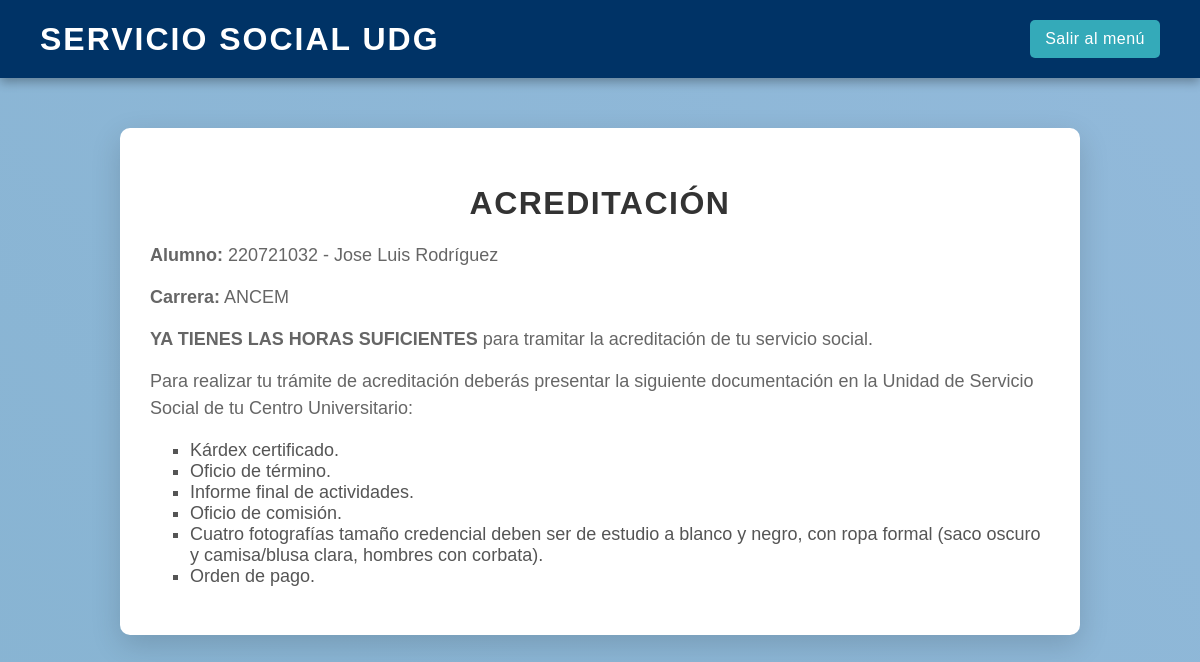
The app's page /src/acreditacion.php (signed in), older data.
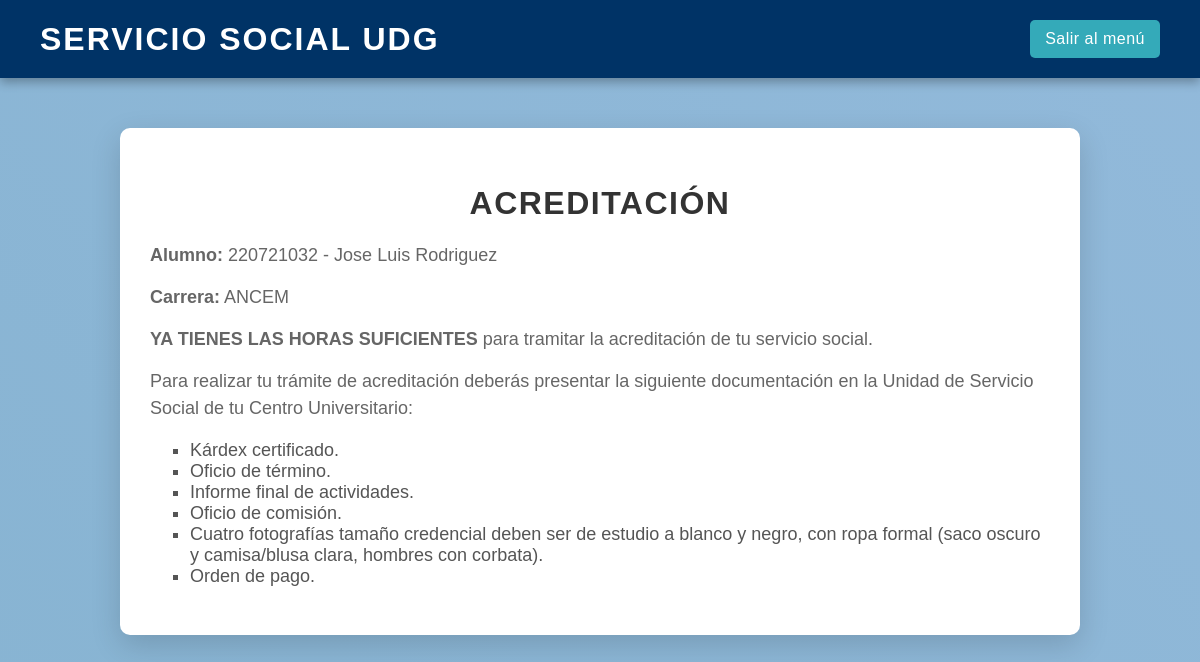
The same page, newer data.
### tables this page shows
CREATE TABLE IF NOT EXISTS `alumno` (
  `codigoAlumno` int NOT NULL,
  `nombreAlumno` varchar(50) NOT NULL,
  `curp` varchar(50) NOT NULL,
  `domicilio` varchar(50) NOT NULL,
  `fechaNac` date NOT NULL,
  `colonia` varchar(50) NOT NULL,
  `codigoPostal` int NOT NULL,
  `pais` varchar(50) NOT NULL,
  `estado` varchar(50) NOT NULL,
  `ciudad` varchar(50) NOT NULL,
  `correoAlumno` varchar(50) NOT NULL,
  `telefono` varchar(15) NOT NULL,
  `trabajoBool` tinyint(1) NOT NULL,
  `empresa` varchar(50) NOT NULL DEFAULT 'NA',
  `IdUsuario` int NOT NULL,
  PRIMARY KEY (`codigoAlumno`),
  KEY `fk_alumnos_usuarios` (`IdUsuario`)
);

CREATE TABLE IF NOT EXISTS `registro` (
  `idRegistro` int NOT NULL AUTO_INCREMENT,
  `Centro` varchar(100) NOT NULL,
  `Carrera` varchar(100) NOT NULL,
  `CreditosRequeridos` decimal(5,2) NOT NULL,
  `Sede` varchar(100) NOT NULL,
  `codigoAlumno` int NOT NULL,
  `Alumno` varchar(100) NOT NULL,
  `CicloAdmision` varchar(10) NOT NULL,
  `UltimoCicloCursado` varchar(10) NOT NULL,
  `Estatus` enum('Activo','Inactivo','Egresado') NOT NULL,
  `Promedio` decimal(4,2) NOT NULL,
  `Creditos` int NOT NULL,
  `Porcentaje` decimal(5,2) NOT NULL,
  `IdUsuario` int NOT NULL,
  `Registro` tinyint(1) NOT NULL DEFAULT '0',
  PRIMARY KEY (`idRegistro`),
  KEY `fk_registro_alumno` (`codigoAlumno`),
  KEY `fk_registro_usuario` (`IdUsuario`)
);

### src/acreditacion.php (the view, shortened to what this page needs)
<?php
$servername = "localhost";
$username = "root";
$password = "";
$dbname = "nextss_db";
$conn = new mysqli($servername, $username, $password, $dbname);
$user_id = $_SESSION['id_usuario'];
$sql = "SELECT a.codigoAlumno, a.nombreAlumno, r.Carrera
        FROM alumno a
        JOIN registro r ON a.codigoAlumno = r.codigoAlumno
        WHERE a.IdUsuario = ?";
$stmt = $conn->prepare($sql);
$stmt->bind_param("i", $user_id);
$stmt->execute();
$result = $stmt->get_result();
if ($result->num_rows > 0) {
    $row = $result->fetch_assoc();
    $codigoAlumno = $row['codigoAlumno'];
    $nombreAlumno = $row['nombreAlumno'];
    $carrera = $row['Carrera'];
} else {
    $codigoAlumno = "No disponible";
    $nombreAlumno = "No disponible";
    $carrera = "No disponible";
}
?>
<!DOCTYPE html>
<html lang="es">
<head>
</head>
<body>
    <div class="header">
        <h1>SERVICIO SOCIAL UDG</h1>
        <a href="cart.php" class="logout-button">Salir al menú</a>
    </div>
    <div class="container">
        <h2>ACREDITACIÓN</h2>
        <p><strong>Alumno:</strong> <?php echo $codigoAlumno . " - " . $nombreAlumno; ?></p>
        <p><strong>Carrera:</strong> <?php echo $carrera; ?></p>
        <div class="info">
            <p><strong>YA TIENES LAS HORAS SUFICIENTES</strong> para tramitar la acreditación de tu servicio social.</p>
            <p>Para realizar tu trámite de acreditación deberás presentar la siguiente documentación en la Unidad de Servicio Social de tu Centro Universitario:</p>
            <ul>
                <li>Kárdex certificado.</li>
                <li>Oficio de término.</li>
                <li>Informe final de actividades.</li>
                <li>Oficio de comisión.</li>
                <li>Cuatro fotografías tamaño credencial deben ser de estudio a blanco y negro, con ropa formal (saco oscuro y camisa/blusa clara, hombres con corbata).</li>
                <li>Orden de pago.</li>
            </ul>
        </div>
    </div>
</body>
</html>

Row changes from the older to the newer data that the page shows:
changed alumno "ANCEM": nombreAlumno "Jose Luis Rodríguez" → "Jose Luis Rodriguez"
